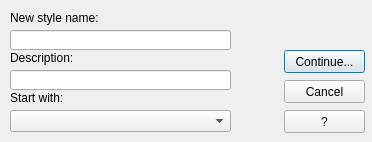
<?xml version="1.0" encoding="UTF-8"?>
<ui version="4.0">
    <class>DimStyle_New_Dialog</class>
    <widget class="QDialog" name="DimStyle_New_Dialog">
        <property name="geometry">
            <rect>
                <x>0</x>
                <y>0</y>
                <width>372</width>
                <height>142</height>
            </rect>
        </property>
        <property name="minimumSize">
            <size>
                <width>372</width>
                <height>142</height>
            </size>
        </property>
        <property name="maximumSize">
            <size>
                <width>372</width>
                <height>142</height>
            </size>
        </property>
        <property name="windowTitle">
            <string>QAD - Create new dimension style</string>
        </property>
        <widget class="QLabel" name="label">
            <property name="geometry">
                <rect>
                    <x>10</x>
                    <y>10</y>
                    <width>221</width>
                    <height>16</height>
                </rect>
            </property>
            <property name="text">
                <string>New style name:</string>
            </property>
        </widget>
        <widget class="QLineEdit" name="newDimStyleName">
            <property name="geometry">
                <rect>
                    <x>10</x>
                    <y>30</y>
                    <width>221</width>
                    <height>20</height>
                </rect>
            </property>
        </widget>
        <widget class="QLabel" name="label_2">
            <property name="geometry">
                <rect>
                    <x>10</x>
                    <y>90</y>
                    <width>221</width>
                    <height>16</height>
                </rect>
            </property>
            <property name="text">
                <string>Start with:</string>
            </property>
        </widget>
        <widget class="QComboBox" name="DimStyleNameFrom">
            <property name="geometry">
                <rect>
                    <x>10</x>
                    <y>110</y>
                    <width>221</width>
                    <height>22</height>
                </rect>
            </property>
        </widget>
        <widget class="QPushButton" name="continueButton">
            <property name="geometry">
                <rect>
                    <x>284</x>
                    <y>50</y>
                    <width>81</width>
                    <height>23</height>
                </rect>
            </property>
            <property name="text">
                <string>Continue...</string>
            </property>
        </widget>
        <widget class="QPushButton" name="cancelButton">
            <property name="geometry">
                <rect>
                    <x>284</x>
                    <y>80</y>
                    <width>81</width>
                    <height>23</height>
                </rect>
            </property>
            <property name="text">
                <string>Cancel</string>
            </property>
        </widget>
        <widget class="QPushButton" name="helpButton">
            <property name="geometry">
                <rect>
                    <x>284</x>
                    <y>110</y>
                    <width>81</width>
                    <height>23</height>
                </rect>
            </property>
            <property name="text">
                <string>?</string>
            </property>
        </widget>
        <widget class="QLabel" name="label_3">
            <property name="geometry">
                <rect>
                    <x>10</x>
                    <y>50</y>
                    <width>221</width>
                    <height>16</height>
                </rect>
            </property>
            <property name="text">
                <string>Description:</string>
            </property>
        </widget>
        <widget class="QLineEdit" name="newDimStyleDescr">
            <property name="geometry">
                <rect>
                    <x>10</x>
                    <y>70</y>
                    <width>221</width>
                    <height>20</height>
                </rect>
            </property>
        </widget>
    </widget>
    <resources/>
    <connections>
        <connection>
            <sender>DimStyleNameFrom</sender>
            <signal>currentIndexChanged(int)</signal>
            <receiver>DimStyle_New_Dialog</receiver>
            <slot>DimStyleNameFromChanged()</slot>
            <hints>
                <hint type="sourcelabel">
                    <x>101</x>
                    <y>119</y>
                </hint>
                <hint type="destinationlabel">
                    <x>253</x>
                    <y>122</y>
                </hint>
            </hints>
        </connection>
        <connection>
            <sender>newDimStyleName</sender>
            <signal>textEdited(QString)</signal>
            <receiver>DimStyle_New_Dialog</receiver>
            <slot>newStyleNameChanged()</slot>
            <hints>
                <hint type="sourcelabel">
                    <x>70</x>
                    <y>36</y>
                </hint>
                <hint type="destinationlabel">
                    <x>277</x>
                    <y>26</y>
                </hint>
            </hints>
        </connection>
        <connection>
            <sender>cancelButton</sender>
            <signal>clicked()</signal>
            <receiver>DimStyle_New_Dialog</receiver>
            <slot>reject()</slot>
            <hints>
                <hint type="sourcelabel">
                    <x>321</x>
                    <y>91</y>
                </hint>
                <hint type="destinationlabel">
                    <x>256</x>
                    <y>89</y>
                </hint>
            </hints>
        </connection>
        <connection>
            <sender>helpButton</sender>
            <signal>clicked()</signal>
            <receiver>DimStyle_New_Dialog</receiver>
            <slot>ButtonHELP_Pressed()</slot>
            <hints>
                <hint type="sourcelabel">
                    <x>333</x>
                    <y>110</y>
                </hint>
                <hint type="destinationlabel">
                    <x>273</x>
                    <y>96</y>
                </hint>
            </hints>
        </connection>
        <connection>
            <sender>continueButton</sender>
            <signal>clicked()</signal>
            <receiver>DimStyle_New_Dialog</receiver>
            <slot>ButtonBOX_continue()</slot>
            <hints>
                <hint type="sourcelabel">
                    <x>317</x>
                    <y>58</y>
                </hint>
                <hint type="destinationlabel">
                    <x>262</x>
                    <y>58</y>
                </hint>
            </hints>
        </connection>
    </connections>
    <slots>
        <slot>DimStyleNameFromChanged()</slot>
        <slot>newStyleNameChanged()</slot>
        <slot>ButtonHELP_Pressed()</slot>
        <slot>ButtonBOX_continue()</slot>
    </slots>
</ui>
